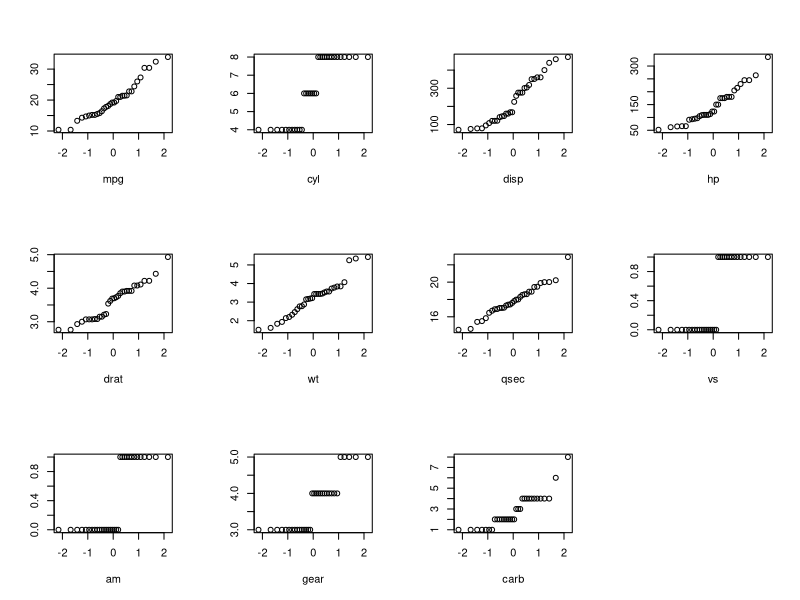
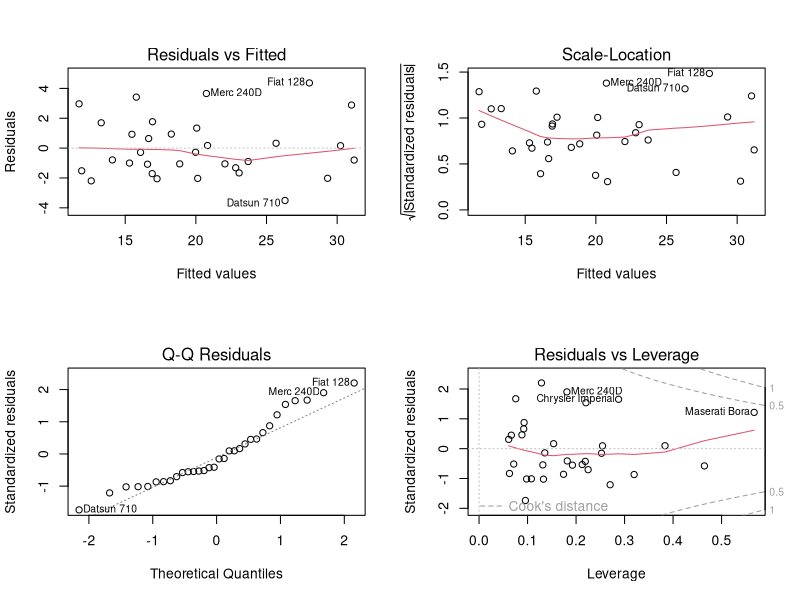
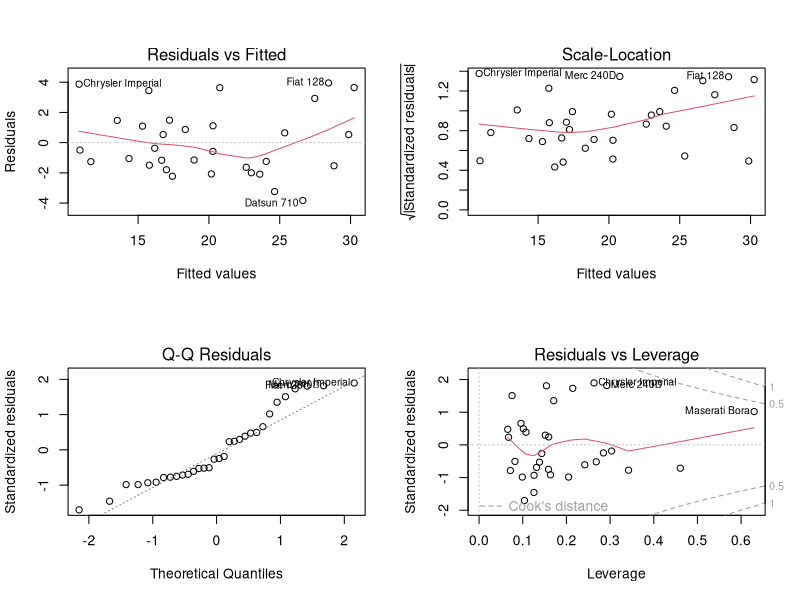

These figures' R source, in order:
## ---- chunk 1
library(ggplot2) #We'll need ggplot for graphs
library(knitr)
library(reshape2)
data(mtcars) #and the Motor Trends data set
## ---- chunk 2
head(mtcars)
## ---- chunk 3
cor <- data.frame(sort(cor(mtcars)[1,]))
cor[1:11,2] <- c("Weight (lb/1000)","Number of cylinders", "Displacement (cu.in.)", "Gross horsepower", "Number of carburetors", "1/4 mile time", "Number of forward gears", "Transmission (0 = automatic, 1 = manual)", "Engine Type 0=V(as in V8) or 1=S(as in straight)","Rear axle ratio", "Miles/(US) gallon")

cor <- cor[c(2,1)]
names(cor) <- c("Description", "Correlation")
kable(cor)

## ---- chunk 4

fit3 <- lm(mpg ~ wt + qsec + as.factor(am), data=mtcars) 
fit4 <- lm(mpg ~ hp + qsec + as.factor(am) * wt, data=mtcars) 
fit5 <- lm(mpg ~ wt + qsec + as.factor(am) * hp, data=mtcars) 

## ---- chunk 5
par(mfrow=c(3,4))
for(i in 1:11) 
{
 qqnorm(mtcars[,i], xlab=names(mtcars[i]), ylab="", main="")
}
## ---- chunk 6

# library(leaps)
# leaps <- regsubsets(mpg ~ cyl+disp+hp+drat+wt+qsec+vs+am+gear+carb, data=mtcars,nbest=5)
# par(mar=c(1,1,1,1))
# plot(leaps, scale="adjr2")

## ---- chunk 7
summary(fit3)$coef

## ---- chunk 8
summary(fit4)$coef

## ---- chunk 9

summary(fit5)$coef

## ---- chunk 10

layout(matrix(c(1,2,3,4),2,2))
plot(fit4)

## ---- chunk 11

layout(matrix(c(1,2,3,4),2,2))
plot(fit5)

## ---- chunk 12

# require(gridExtra)
# 
# 
# plot1 <- ggplot(mtcars, aes(y=mpg, x=factor(am, labels = c("automatic", "manual")), fill=factor(am))) +
#         geom_boxplot(colour="black", size=1) +
#         xlab("Transmission") + ylab("MPG")
# 
# plot2 <- ggplot(mtcars, aes(y=mpg, x=factor(vs, labels = c("V", "S")), fill=factor(vs))) +
#         geom_boxplot(colour="black", size=1) +
#         xlab("Engine Type") + ylab("MPG")
# 
# grid.arrange(plot1, plot2, ncol=2)

# library(corrgram)
# corrgram(mtcars, order=TRUE, lower.panel=panel.shade,
#   upper.panel=panel.pie, text.panel=panel.txt,
#   main="Car Milage Data in PC2/PC1 Order")
## ---- chunk 13

# summary(fit3)$coef
# summary(fit4)$coef
# 
# res3 <- resid(fit3)
# res4 <- resid(fit4)

